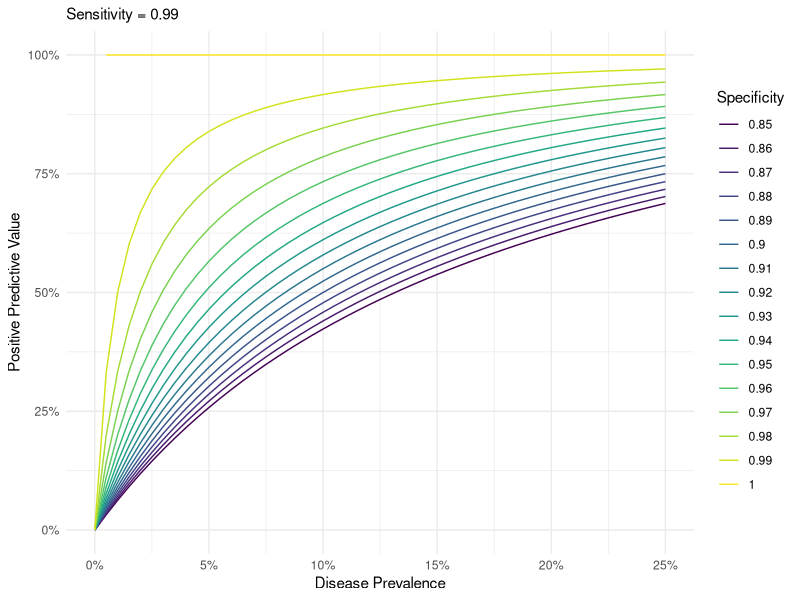
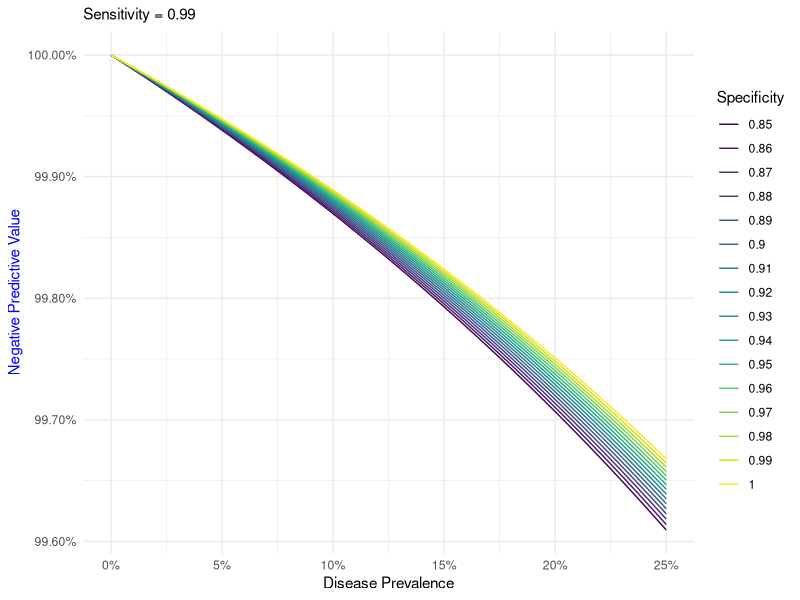
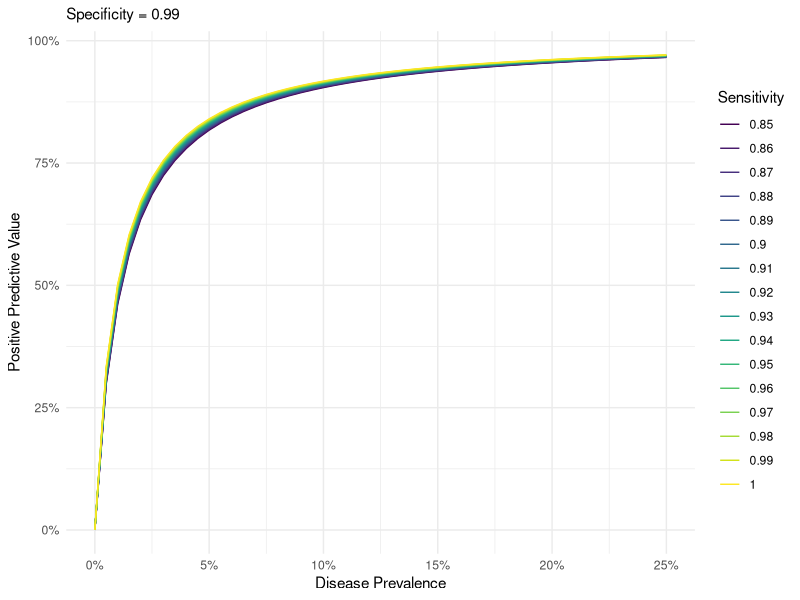
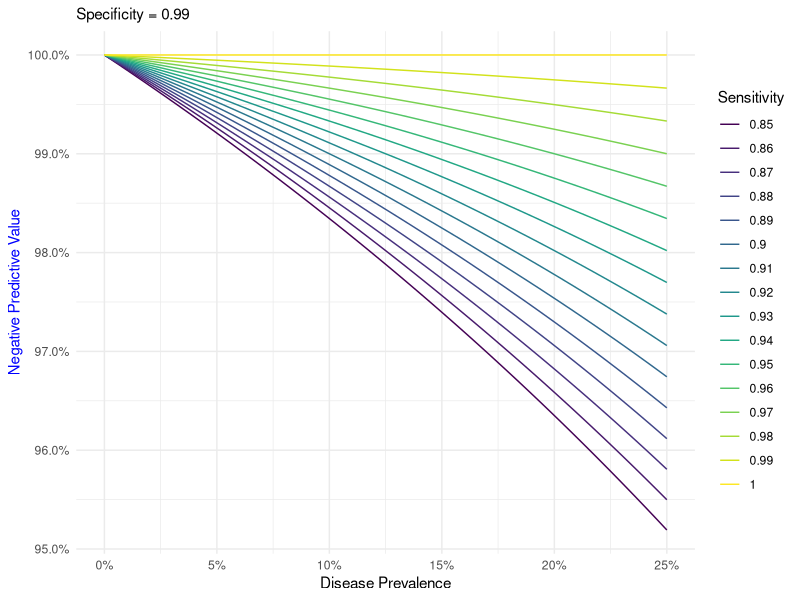
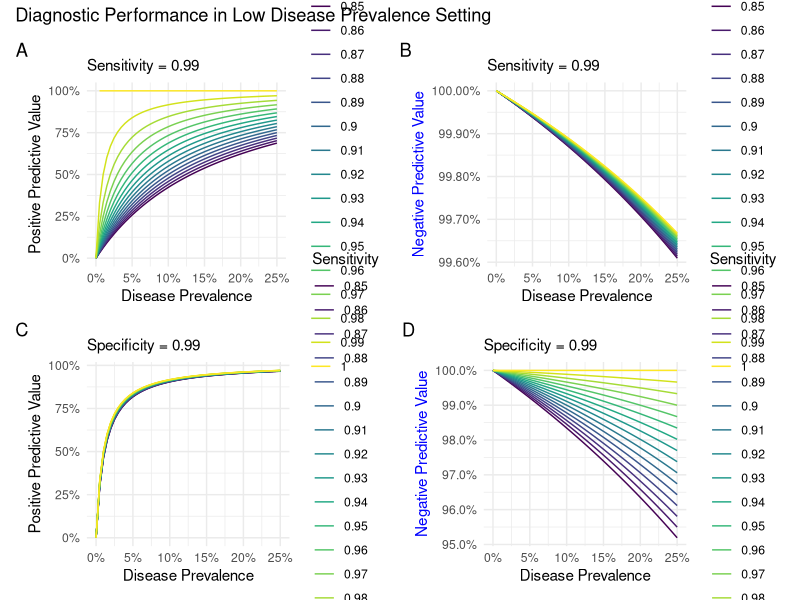

Recreate these plots in R, in order.
## ---- chunk 1
knitr::opts_chunk$set(echo = TRUE)
## ---- chunk 2
library(dplyr)
library(ggplot2)
library(tidyr)
library(patchwork)
## ---- chunk 3
# positive predictive value
# p = disease prevelance
# sens = sensitivity
# spec = specificity

ppv <- function(sens, spec, p) {
  (sens * p) / ((sens * p) + ((1-spec) * (1-p)))
}

# negative predictive value
npv <- function(sens, spec, p) {
  (spec * (1 - p)) / (((1-sens) * p) + (spec * (1-p)))
}

## ---- chunk 4
# ppv vary spec and p
sens <- 0.99
spec <- seq(0.85, 1, by = 0.01)
p <- seq(0,0.25, by = 0.005)

output <- vector("list", length = length(spec))
for (i in seq_along(spec)) {
  output[[i]] <- sapply(p, ppv, spec = spec[[i]], sens = sens)
}
names(output) <- spec
df <- bind_rows(output) %>%
  mutate(p = p)

p1 <- df %>%
  gather(key = "spec", value = "ppv", -p) %>%
  ggplot(aes(x = p, y = ppv, color = spec)) +
  geom_line() +
  theme_minimal() +
  scale_y_continuous(labels = scales::percent) +
  scale_x_continuous(labels = scales::percent) +
  scale_color_viridis_d() +
  labs(x = "Disease Prevalence", y = "Positive Predictive Value", 
        subtitle = "Sensitivity = 0.99", color = "Specificity")

p1
## ---- chunk 5
#npv vary spec and pd
sens <- 0.99
spec <- seq(0.85, 1, by = 0.01)
p <- seq(0,0.25, by = 0.005)

output <- vector("list", length = length(spec))
for (i in seq_along(spec)) {
  output[[i]] <- sapply(p, npv, spec = spec[[i]], sens = sens)
}
names(output) <- spec
df <- bind_rows(output) %>%
  mutate(p = p)

p2 <- df %>%
  gather(key = "spec", value = "npv", -p) %>%
  ggplot(aes(x = p, y = npv, color = spec)) +
  geom_line() +
  theme_minimal() +
  scale_y_continuous(labels = scales::percent) + 
  scale_x_continuous(labels = scales::percent) +
  scale_color_viridis_d() +
  theme(axis.title.y = element_text(colour = "blue"))+
  labs(x = "Disease Prevalence", y = "Negative Predictive Value", 
        subtitle = "Sensitivity = 0.99", color = "Specificity")

p2
## ---- chunk 6
# ppv vary sens and p
sens <- seq(0.85, 1, by = 0.01)
spec <- 0.99
p <- seq(0,0.25, by = 0.005)

output <- vector("list", length = length(sens))
for (i in seq_along(sens)) {
  output[[i]] <- sapply(p, ppv, sens = sens[[i]], spec = spec)
}
names(output) <- sens
df <- bind_rows(output) %>% 
  mutate(p = p)

p3 <- df %>%
  gather(key = "sens", value = "ppv", -p) %>%
  ggplot(aes(x = p, y = ppv, color = sens)) +
  geom_line() +
  theme_minimal() +
  scale_y_continuous(labels = scales::percent) +
  scale_x_continuous(labels = scales::percent) +
  scale_color_viridis_d() +
  labs(x = "Disease Prevalence", y = "Positive Predictive Value", 
      subtitle = "Specificity = 0.99", color = "Sensitivity")

p3
## ---- chunk 7
# npv vary sens and p
sens <- seq(0.85, 1, by = 0.01)
spec <- 0.99
p <- seq(0,0.25, by = 0.005)

output <- vector("list", length = length(sens))
for (i in seq_along(sens)) {
  output[[i]] <- sapply(p, npv, sens = sens[[i]], spec = spec)
}
names(output) <- sens
df <- bind_rows(output) %>% 
  mutate(p = p)

p4 <- df%>%
  gather(key = "sens", value = "npv", -p) %>%
  ggplot(aes(x = p, y = npv, color = sens)) +
  geom_line() +
  theme_minimal() +
  theme(axis.title.y = element_text(colour = "blue"))+
  scale_y_continuous(labels = scales::percent) +
  scale_x_continuous(labels = scales::percent) +
  scale_color_viridis_d() +
  labs(x = "Disease Prevalence", y = "Negative Predictive Value", 
       subtitle = "Specificity = 0.99", color = "Sensitivity")

p4
## ---- chunk 8
p5 <- (p1 | p2) / (p3 | p4) +
  plot_annotation(title = "Diagnostic Performance in Low Disease Prevalence Setting",
                  tag_levels = "A") 
ggsave("four_fig_panel.png", plot = p5, device = "png", width = 11, height = 11, units = "in")
